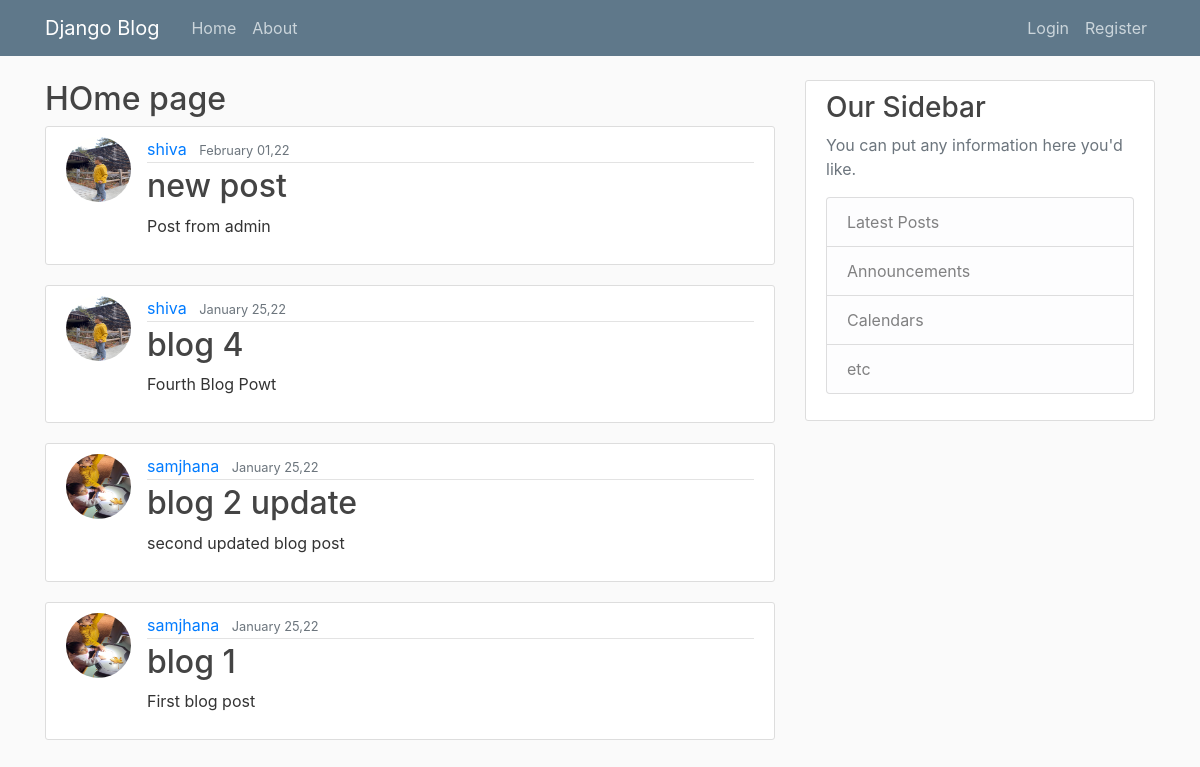
The page / on the database its author committed.
### food/models.py (models this page shows, shortened)
class Post(models.Model):
    title = models.CharField(max_length=100)
    content = models.TextField()
    date_posted = models.DateTimeField(default=timezone.now)
    author = models.ForeignKey(User, on_delete=models.CASCADE)

### users/models.py (models this page shows, shortened)
class Profile(models.Model):
    user = models.OneToOneField(User, on_delete=models.CASCADE)
    image = models.ImageField(default='default.jpg', upload_to='profile_pics')

### food/views.py (the view)
# urls.py: path('', PostListView.as_view(), name='food-home'),
class PostListView(ListView):
    model = Post
    template_name = 'food/home.html'
    context_object_name = 'posts'
    ordering = '-date_posted'

### food/templates/food/home.html
{% extends 'food/base.html' %}
{% block content %}
<h2> HOme page </h2>
{% for post in posts %}
<article class="media content-section">
  <img class="rounded-circle article-img" src="{{ post.author.profile.image.url }}">
  <div class="media-body">
    <div class="article-metadata">
      <a class="mr-2" href="#">{{ post.author }}</a>
      <small class="text-muted">{{ post.date_posted|date:'F d,y' }}</small>
    </div>
    <h2><a class="article-title" href="{% url 'post-detail' post.id %}">{{ post.title }}</a></h2>
    <p class="article-content">{{ post.content }}</p>
  </div>
</article>
{% endfor %}
{% endblock content %}

### food/templates/food/base.html (shortened to what this page needs)
<!DOCTYPE html>
<html lang="en">
{% load static %}
<head>
    <link rel="stylesheet" href="https://maxcdn.bootstrapcdn.com/bootstrap/4.0.0/css/bootstrap.min.css">
    <link rel="stylesheet" type="text/css" href="{% static 'food/main.css' %}">
</head>
<body>
<main role="main" class="container">
  <div class="row">
    <div class="col-md-8">
      {% block content %}{% endblock %}
    </div>
    <div class="col-md-4">
      <div class="content-section">
        <h3>Our Sidebar</h3>
        <p class='text-muted'>You can put any information here you'd like.
          <ul class="list-group">
            <li class="list-group-item list-group-item-light">Latest Posts</li>
            <li class="list-group-item list-group-item-light">Announcements</li>
            <li class="list-group-item list-group-item-light">Calendars</li>
            <li class="list-group-item list-group-item-light">etc</li>
          </ul>
        </p>
      </div>
    </div>
  </div>
</main>
<header class="site-header">
  <nav class="navbar navbar-expand-md navbar-dark bg-steel fixed-top">
    <div class="container">
      <a class="navbar-brand mr-4" href="{% url 'food-home' %}">Django Blog</a>
      <div class="collapse navbar-collapse" id="navbarToggle">
        <div class="navbar-nav mr-auto">
          <a class="nav-item nav-link" href="{% url 'food-home' %}">Home</a>
          <a class="nav-item nav-link" href="{% url 'food-about' %}">About</a>
        </div>
        <div class="navbar-nav">
            {% if user.is_authenticated %}
                <a class="nav-item nav-link" href="{% url 'post-create' %}">New Post</a>
                <a class="nav-item nav-link" href="{% url 'logout' %}">Logout</a>
            <a class="nav-item nav-link" href="{% url 'profile' %}">Profile</a>
            {% else %}
                <a class="nav-item nav-link" href="{% url 'login' %}">Login</a>
                <a class="nav-item nav-link" href="{% url 'register' %}">Register</a>
            {% endif %}
        </div>
      </div>
    </div>
  </nav>
</header>
</body>
</html>

### food/static/food/main.css (style rules this page uses)
body { background: #fafafa; color: #333333; margin-top: 5rem; }
h1, h2, h3, h4, h5, h6 { color: #444444; }
ul { margin: 0; }
.bg-steel { background-color: #5f788a; }
.site-header .navbar-nav .nav-link { color: #cbd5db; }
.content-section { background: #ffffff; padding: 10px 20px; border: 1px solid #dddddd; border-radius: 3px; margin-bottom: 20px; }
.article-title { color: #444444; }
.article-content { white-space: pre-line; }
.article-img { height: 65px; width: 65px; margin-right: 16px; }
.article-metadata { padding-bottom: 1px; margin-bottom: 4px; border-bottom: 1px solid #e3e3e3 }

### rows shown on the page
Post: author.profile.image (picture), author "shiva", date_posted "February 01,22", title "new post", content "Post from admin"
Post: author.profile.image (picture), author "shiva", date_posted "January 25,22", title "blog 4", content "Fourth Blog Powt"
Post: author.profile.image (picture), author "samjhana", date_posted "January 25,22", title "blog 2 update", content "second updated blog post"
Post: author.profile.image (picture), author "samjhana", date_posted "January 25,22", title "blog 1", content "First blog post"
